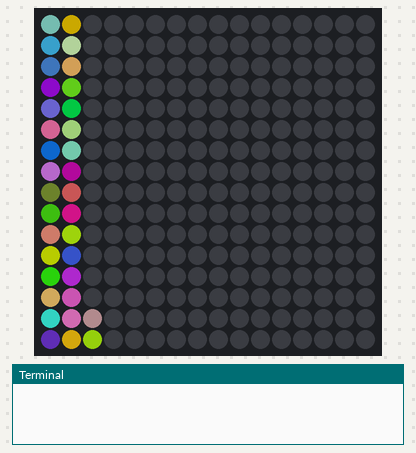
Recording of a program running on a simulated Raspberry Pi (BCM pin numbers) with a Unicorn HAT HD. Shown: 16×16 RGB LED matrix, the last lines printed to the terminal. Dim RGB values are drawn brighter than linear; random numbers come from a fixed seed.

Above: at 0.4 s.
At 1.9 s:
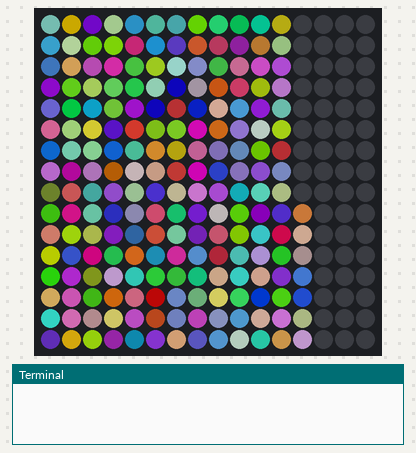
At 3.51 s:
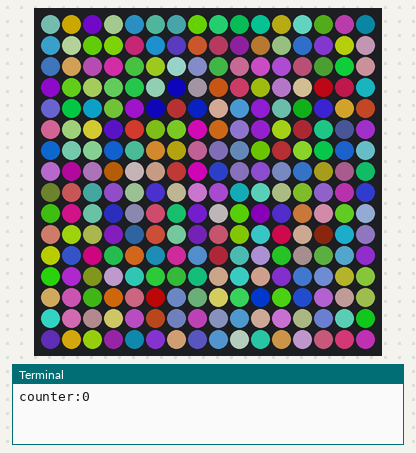
At 12.42 s:
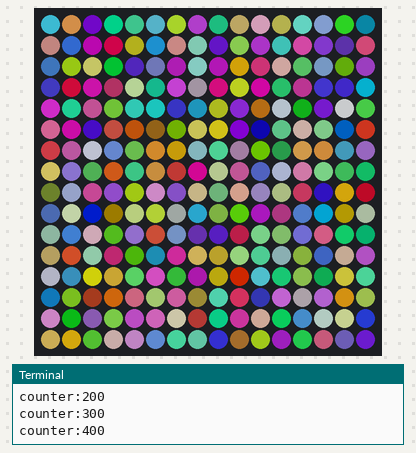
At 21.65 s:
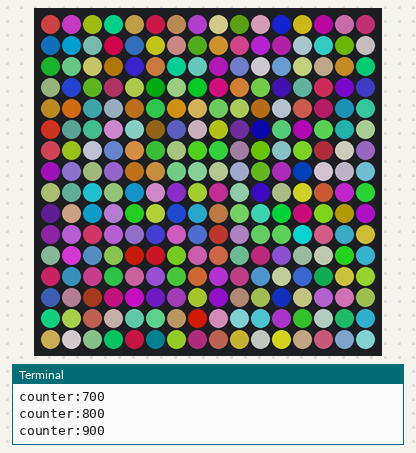
At 39.79 s:
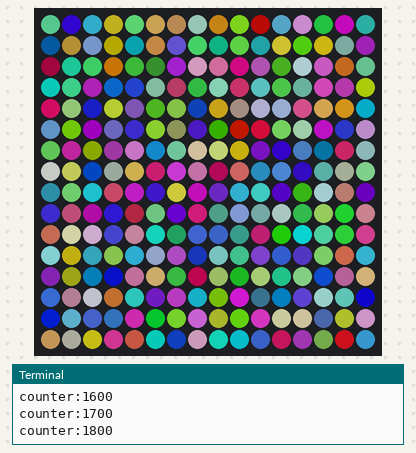

The program:

random_pixels_effect.py
```python
import time
from random import randint

import unicornhathd

unicornhathd.brightness(0.5)

counter = 0
for x in range(0, 16):
    for y in range(0, 16):
        unicornhathd.set_pixel(x, y, randint(0, 255), randint(0, 255), randint(0, 255))
        unicornhathd.show()
time.sleep(1)

while True:
    if counter % 100 == 0:
        print(f'counter:{counter}')
    unicornhathd.set_pixel(randint(0, 15), randint(0, 15), randint(0, 255), randint(0, 255), randint(0, 255))
    unicornhathd.show()
    time.sleep(0.01)
    counter += 1
```
